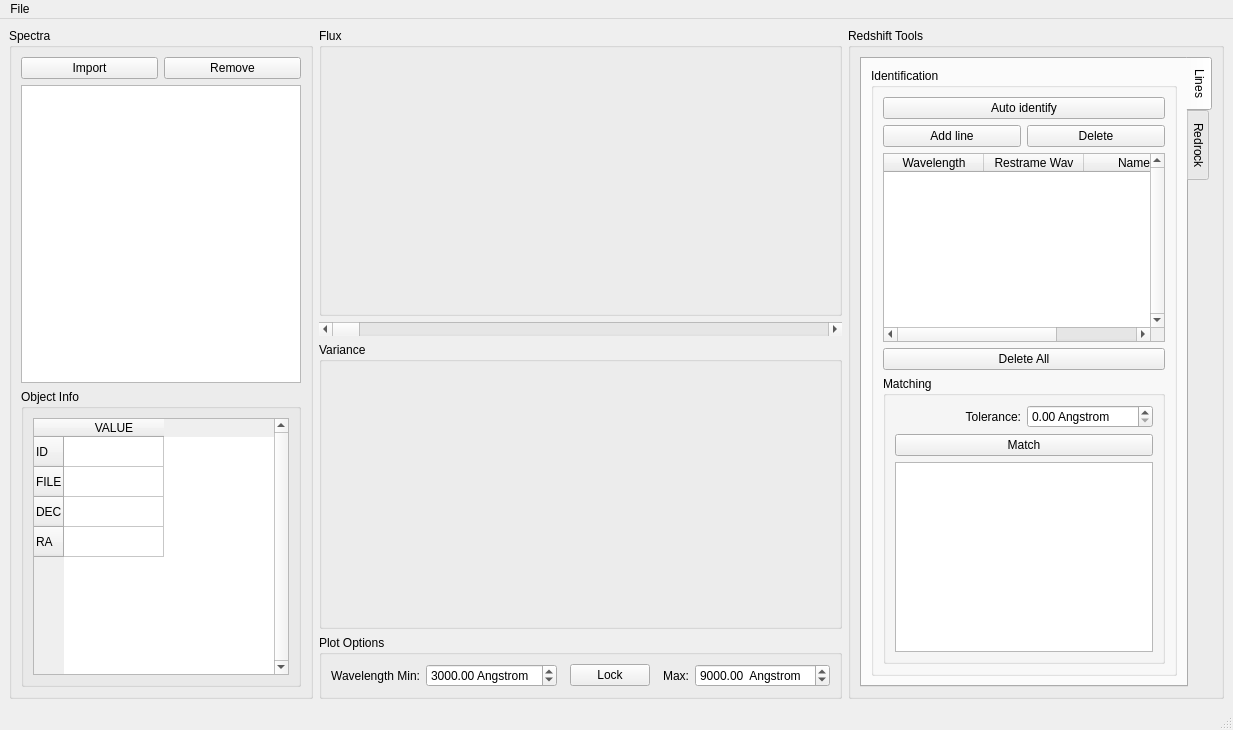
<?xml version="1.0" encoding="UTF-8"?>
<ui version="4.0">
 <class>MainWindow</class>
 <widget class="QMainWindow" name="MainWindow">
  <property name="geometry">
   <rect>
    <x>0</x>
    <y>0</y>
    <width>1233</width>
    <height>730</height>
   </rect>
  </property>
  <property name="sizePolicy">
   <sizepolicy hsizetype="Minimum" vsizetype="Preferred">
    <horstretch>0</horstretch>
    <verstretch>0</verstretch>
   </sizepolicy>
  </property>
  <property name="windowTitle">
   <string>MainWindow</string>
  </property>
  <widget class="QWidget" name="centralwidget">
   <layout class="QHBoxLayout" name="horizontalLayout">
    <item>
     <widget class="QGroupBox" name="verticalGroupBox">
      <property name="sizePolicy">
       <sizepolicy hsizetype="Minimum" vsizetype="Expanding">
        <horstretch>0</horstretch>
        <verstretch>0</verstretch>
       </sizepolicy>
      </property>
      <property name="minimumSize">
       <size>
        <width>0</width>
        <height>0</height>
       </size>
      </property>
      <property name="autoFillBackground">
       <bool>false</bool>
      </property>
      <property name="title">
       <string>Spectra</string>
      </property>
      <property name="checkable">
       <bool>false</bool>
      </property>
      <layout class="QVBoxLayout" name="verticalLayout">
       <item>
        <layout class="QGridLayout" name="gridLayout">
         <item row="1" column="0">
          <widget class="QPushButton" name="importSpecPushButton">
           <property name="text">
            <string>Import</string>
           </property>
          </widget>
         </item>
         <item row="1" column="1">
          <widget class="QPushButton" name="removeSpecPushButton">
           <property name="text">
            <string>Remove</string>
           </property>
          </widget>
         </item>
        </layout>
       </item>
       <item>
        <widget class="QListWidget" name="specListWidget">
         <property name="sizePolicy">
          <sizepolicy hsizetype="Minimum" vsizetype="Expanding">
           <horstretch>0</horstretch>
           <verstretch>0</verstretch>
          </sizepolicy>
         </property>
        </widget>
       </item>
       <item>
        <widget class="QGroupBox" name="groupBox_3">
         <property name="sizePolicy">
          <sizepolicy hsizetype="Preferred" vsizetype="MinimumExpanding">
           <horstretch>0</horstretch>
           <verstretch>0</verstretch>
          </sizepolicy>
         </property>
         <property name="title">
          <string>Object Info</string>
         </property>
         <layout class="QVBoxLayout" name="verticalLayout_3">
          <item>
           <widget class="QTableWidget" name="objPropertiesTableWidget">
            <property name="sizePolicy">
             <sizepolicy hsizetype="Minimum" vsizetype="Expanding">
              <horstretch>0</horstretch>
              <verstretch>0</verstretch>
             </sizepolicy>
            </property>
            <property name="verticalScrollBarPolicy">
             <enum>Qt::ScrollBarAlwaysOn</enum>
            </property>
            <row>
             <property name="text">
              <string>ID</string>
             </property>
            </row>
            <row>
             <property name="text">
              <string>FILE</string>
             </property>
            </row>
            <row>
             <property name="text">
              <string>DEC</string>
             </property>
            </row>
            <row>
             <property name="text">
              <string>RA</string>
             </property>
            </row>
            <column>
             <property name="text">
              <string>VALUE</string>
             </property>
             <property name="font">
              <font>
               <bold>false</bold>
              </font>
             </property>
            </column>
           </widget>
          </item>
         </layout>
        </widget>
       </item>
      </layout>
     </widget>
    </item>
    <item>
     <layout class="QVBoxLayout" name="verticalLayout_2">
      <item>
       <widget class="QGroupBox" name="fluxGroupBox">
        <property name="sizePolicy">
         <sizepolicy hsizetype="Expanding" vsizetype="Expanding">
          <horstretch>0</horstretch>
          <verstretch>0</verstretch>
         </sizepolicy>
        </property>
        <property name="title">
         <string>Flux</string>
        </property>
        <property name="flat">
         <bool>false</bool>
        </property>
        <layout class="QGridLayout" name="fluxGroupBoxGridLayout"/>
       </widget>
      </item>
      <item>
       <widget class="QScrollBar" name="waveHorizontalScrollBar">
        <property name="sizePolicy">
         <sizepolicy hsizetype="Expanding" vsizetype="Fixed">
          <horstretch>0</horstretch>
          <verstretch>0</verstretch>
         </sizepolicy>
        </property>
        <property name="minimum">
         <number>3000</number>
        </property>
        <property name="maximum">
         <number>9000</number>
        </property>
        <property name="value">
         <number>3000</number>
        </property>
        <property name="orientation">
         <enum>Qt::Horizontal</enum>
        </property>
       </widget>
      </item>
      <item>
       <widget class="QGroupBox" name="varianceGroupBox">
        <property name="sizePolicy">
         <sizepolicy hsizetype="Expanding" vsizetype="Expanding">
          <horstretch>0</horstretch>
          <verstretch>0</verstretch>
         </sizepolicy>
        </property>
        <property name="title">
         <string>Variance</string>
        </property>
        <property name="flat">
         <bool>false</bool>
        </property>
        <layout class="QGridLayout" name="varGroupBoxGridLayout"/>
       </widget>
      </item>
      <item>
       <widget class="QGroupBox" name="wavelengthGroupBox">
        <property name="enabled">
         <bool>true</bool>
        </property>
        <property name="title">
         <string>Plot Options</string>
        </property>
        <layout class="QVBoxLayout" name="verticalLayout_11">
         <item>
          <layout class="QHBoxLayout" name="horizontalLayout_2">
           <item>
            <widget class="QLabel" name="label">
             <property name="sizePolicy">
              <sizepolicy hsizetype="Minimum" vsizetype="Preferred">
               <horstretch>0</horstretch>
               <verstretch>0</verstretch>
              </sizepolicy>
             </property>
             <property name="text">
              <string>Wavelength Min:</string>
             </property>
             <property name="alignment">
              <set>Qt::AlignRight|Qt::AlignTrailing|Qt::AlignVCenter</set>
             </property>
            </widget>
           </item>
           <item>
            <widget class="QDoubleSpinBox" name="wavMindoubleSpinBox">
             <property name="enabled">
              <bool>true</bool>
             </property>
             <property name="suffix">
              <string> Angstrom</string>
             </property>
             <property name="maximum">
              <double>99999.000000000000000</double>
             </property>
             <property name="singleStep">
              <double>10.000000000000000</double>
             </property>
             <property name="value">
              <double>3000.000000000000000</double>
             </property>
            </widget>
           </item>
           <item>
            <spacer name="horizontalSpacer">
             <property name="orientation">
              <enum>Qt::Horizontal</enum>
             </property>
             <property name="sizeHint" stdset="0">
              <size>
               <width>40</width>
               <height>20</height>
              </size>
             </property>
            </spacer>
           </item>
           <item>
            <widget class="QPushButton" name="wavLockPushButton">
             <property name="text">
              <string>Lock</string>
             </property>
             <property name="checkable">
              <bool>true</bool>
             </property>
            </widget>
           </item>
           <item>
            <spacer name="horizontalSpacer_2">
             <property name="orientation">
              <enum>Qt::Horizontal</enum>
             </property>
             <property name="sizeHint" stdset="0">
              <size>
               <width>40</width>
               <height>20</height>
              </size>
             </property>
            </spacer>
           </item>
           <item>
            <widget class="QLabel" name="label_2">
             <property name="sizePolicy">
              <sizepolicy hsizetype="Minimum" vsizetype="Preferred">
               <horstretch>0</horstretch>
               <verstretch>0</verstretch>
              </sizepolicy>
             </property>
             <property name="text">
              <string>Max:</string>
             </property>
             <property name="alignment">
              <set>Qt::AlignRight|Qt::AlignTrailing|Qt::AlignVCenter</set>
             </property>
            </widget>
           </item>
           <item>
            <widget class="QDoubleSpinBox" name="wavMaxdoubleSpinBox">
             <property name="enabled">
              <bool>true</bool>
             </property>
             <property name="suffix">
              <string>  Angstrom</string>
             </property>
             <property name="maximum">
              <double>99999.000000000000000</double>
             </property>
             <property name="value">
              <double>9000.000000000000000</double>
             </property>
            </widget>
           </item>
          </layout>
         </item>
        </layout>
       </widget>
      </item>
     </layout>
    </item>
    <item>
     <widget class="QGroupBox" name="groupBox_2">
      <property name="sizePolicy">
       <sizepolicy hsizetype="Minimum" vsizetype="Preferred">
        <horstretch>0</horstretch>
        <verstretch>0</verstretch>
       </sizepolicy>
      </property>
      <property name="title">
       <string>Redshift Tools</string>
      </property>
      <layout class="QVBoxLayout" name="verticalLayout_4">
       <item>
        <widget class="QTabWidget" name="tabWidget">
         <property name="sizePolicy">
          <sizepolicy hsizetype="Minimum" vsizetype="Expanding">
           <horstretch>0</horstretch>
           <verstretch>0</verstretch>
          </sizepolicy>
         </property>
         <property name="tabPosition">
          <enum>QTabWidget::East</enum>
         </property>
         <property name="tabShape">
          <enum>QTabWidget::Rounded</enum>
         </property>
         <property name="currentIndex">
          <number>0</number>
         </property>
         <widget class="QWidget" name="tab_lines">
          <attribute name="title">
           <string>Lines</string>
          </attribute>
          <layout class="QVBoxLayout" name="verticalLayout_5">
           <item>
            <widget class="QGroupBox" name="groupBox_4">
             <property name="sizePolicy">
              <sizepolicy hsizetype="Minimum" vsizetype="Preferred">
               <horstretch>0</horstretch>
               <verstretch>0</verstretch>
              </sizepolicy>
             </property>
             <property name="title">
              <string>Identification</string>
             </property>
             <layout class="QVBoxLayout" name="verticalLayout_6">
              <item>
               <widget class="QPushButton" name="linesAutoPushButton">
                <property name="text">
                 <string>Auto identify</string>
                </property>
               </widget>
              </item>
              <item>
               <layout class="QHBoxLayout" name="horizontalLayout_4">
                <item>
                 <widget class="QPushButton" name="addLinePushButton">
                  <property name="text">
                   <string>Add line</string>
                  </property>
                 </widget>
                </item>
                <item>
                 <widget class="QPushButton" name="deleteLinePushButton">
                  <property name="text">
                   <string>Delete</string>
                  </property>
                 </widget>
                </item>
               </layout>
              </item>
              <item>
               <widget class="QTableWidget" name="linesTableWidget">
                <property name="sizePolicy">
                 <sizepolicy hsizetype="Minimum" vsizetype="Expanding">
                  <horstretch>0</horstretch>
                  <verstretch>0</verstretch>
                 </sizepolicy>
                </property>
                <property name="verticalScrollBarPolicy">
                 <enum>Qt::ScrollBarAlwaysOn</enum>
                </property>
                <property name="columnCount">
                 <number>3</number>
                </property>
                <column>
                 <property name="text">
                  <string>Wavelength</string>
                 </property>
                </column>
                <column>
                 <property name="text">
                  <string>Restrame Wav</string>
                 </property>
                </column>
                <column>
                 <property name="text">
                  <string>Name</string>
                 </property>
                </column>
               </widget>
              </item>
              <item>
               <widget class="QPushButton" name="deleteLinesPushButton">
                <property name="text">
                 <string>Delete All</string>
                </property>
               </widget>
              </item>
              <item>
               <widget class="QGroupBox" name="groupBox_7">
                <property name="title">
                 <string>Matching</string>
                </property>
                <layout class="QVBoxLayout" name="verticalLayout_10">
                 <item>
                  <layout class="QHBoxLayout" name="horizontalLayout_5">
                   <item>
                    <widget class="QLabel" name="label_3">
                     <property name="text">
                      <string>Tolerance:</string>
                     </property>
                     <property name="alignment">
                      <set>Qt::AlignRight|Qt::AlignTrailing|Qt::AlignVCenter</set>
                     </property>
                    </widget>
                   </item>
                   <item>
                    <widget class="QDoubleSpinBox" name="linedMatchingTolDoubleSpinBox">
                     <property name="suffix">
                      <string> Angstrom</string>
                     </property>
                     <property name="maximum">
                      <double>999.000000000000000</double>
                     </property>
                     <property name="singleStep">
                      <double>0.001000000000000</double>
                     </property>
                    </widget>
                   </item>
                  </layout>
                 </item>
                 <item>
                  <widget class="QPushButton" name="doLinesMatchingPushButton">
                   <property name="text">
                    <string>Match</string>
                   </property>
                  </widget>
                 </item>
                 <item>
                  <widget class="QListView" name="linesMarchingResListView"/>
                 </item>
                </layout>
               </widget>
              </item>
             </layout>
            </widget>
           </item>
          </layout>
         </widget>
         <widget class="QWidget" name="tab_rr">
          <attribute name="title">
           <string>Redrock</string>
          </attribute>
          <layout class="QVBoxLayout" name="verticalLayout_7">
           <item>
            <widget class="QGroupBox" name="groupBox_5">
             <property name="title">
              <string>Options</string>
             </property>
             <layout class="QVBoxLayout" name="verticalLayout_8">
              <item>
               <widget class="QRadioButton" name="radioButton">
                <property name="text">
                 <string>for current object</string>
                </property>
                <property name="checked">
                 <bool>true</bool>
                </property>
               </widget>
              </item>
              <item>
               <widget class="QRadioButton" name="radioButton_2">
                <property name="text">
                 <string>for selected objects</string>
                </property>
               </widget>
              </item>
              <item>
               <widget class="QRadioButton" name="radioButton_3">
                <property name="text">
                 <string>for all objects</string>
                </property>
               </widget>
              </item>
             </layout>
            </widget>
           </item>
           <item>
            <widget class="QGroupBox" name="groupBox_6">
             <property name="title">
              <string>Status</string>
             </property>
             <layout class="QVBoxLayout" name="verticalLayout_9">
              <item>
               <widget class="QTextEdit" name="textEdit">
                <property name="verticalScrollBarPolicy">
                 <enum>Qt::ScrollBarAlwaysOn</enum>
                </property>
                <property name="horizontalScrollBarPolicy">
                 <enum>Qt::ScrollBarAlwaysOn</enum>
                </property>
                <property name="undoRedoEnabled">
                 <bool>false</bool>
                </property>
                <property name="readOnly">
                 <bool>true</bool>
                </property>
                <property name="markdown">
                 <string notr="true"/>
                </property>
                <property name="html">
                 <string notr="true">&lt;!DOCTYPE HTML PUBLIC &quot;-//W3C//DTD HTML 4.0//EN&quot; &quot;http://www.w3.org/TR/REC-html40/strict.dtd&quot;&gt;
&lt;html&gt;&lt;head&gt;&lt;meta name=&quot;qrichtext&quot; content=&quot;1&quot; /&gt;&lt;meta charset=&quot;utf-8&quot; /&gt;&lt;style type=&quot;text/css&quot;&gt;
p, li { white-space: pre-wrap; }
hr { height: 1px; border-width: 0; }
li.unchecked::marker { content: &quot;\2610&quot;; }
li.checked::marker { content: &quot;\2612&quot;; }
&lt;/style&gt;&lt;/head&gt;&lt;body style=&quot; font-family:'Sans Serif'; font-size:9pt; font-weight:400; font-style:normal;&quot;&gt;
&lt;p style=&quot;-qt-paragraph-type:empty; margin-top:0px; margin-bottom:0px; margin-left:0px; margin-right:0px; -qt-block-indent:0; text-indent:0px; font-family:'Noto Sans'; font-size:10pt;&quot;&gt;&lt;br /&gt;&lt;/p&gt;&lt;/body&gt;&lt;/html&gt;</string>
                </property>
                <property name="placeholderText">
                 <string notr="true"/>
                </property>
               </widget>
              </item>
              <item>
               <widget class="QProgressBar" name="progressBar">
                <property name="value">
                 <number>0</number>
                </property>
               </widget>
              </item>
             </layout>
            </widget>
           </item>
           <item>
            <widget class="QPushButton" name="pushButton_7">
             <property name="text">
              <string>Run</string>
             </property>
            </widget>
           </item>
          </layout>
         </widget>
        </widget>
       </item>
      </layout>
     </widget>
    </item>
   </layout>
  </widget>
  <widget class="QMenuBar" name="menubar">
   <property name="geometry">
    <rect>
     <x>0</x>
     <y>0</y>
     <width>1233</width>
     <height>22</height>
    </rect>
   </property>
   <widget class="QMenu" name="menuFile">
    <property name="title">
     <string>File</string>
    </property>
    <addaction name="actionOpen_List"/>
    <addaction name="actionSave_List"/>
    <addaction name="actionImport_spectra"/>
    <addaction name="separator"/>
    <addaction name="actionClose_all"/>
    <addaction name="separator"/>
    <addaction name="actionExit"/>
   </widget>
   <addaction name="menuFile"/>
  </widget>
  <widget class="QStatusBar" name="statusbar"/>
  <action name="actionOpen_List">
   <property name="text">
    <string>Open List</string>
   </property>
  </action>
  <action name="actionSave_List">
   <property name="text">
    <string>Save List</string>
   </property>
  </action>
  <action name="actionImport_spectra">
   <property name="text">
    <string>Import spectra</string>
   </property>
  </action>
  <action name="actionExit">
   <property name="text">
    <string>Exit</string>
   </property>
  </action>
  <action name="actionClose_all">
   <property name="text">
    <string>Remove All</string>
   </property>
  </action>
 </widget>
 <resources/>
 <connections>
  <connection>
   <sender>wavLockPushButton</sender>
   <signal>toggled(bool)</signal>
   <receiver>wavMaxdoubleSpinBox</receiver>
   <slot>setDisabled(bool)</slot>
   <hints>
    <hint type="sourcelabel">
     <x>611</x>
     <y>671</y>
    </hint>
    <hint type="destinationlabel">
     <x>761</x>
     <y>671</y>
    </hint>
   </hints>
  </connection>
  <connection>
   <sender>wavLockPushButton</sender>
   <signal>toggled(bool)</signal>
   <receiver>wavMindoubleSpinBox</receiver>
   <slot>setDisabled(bool)</slot>
   <hints>
    <hint type="sourcelabel">
     <x>611</x>
     <y>671</y>
    </hint>
    <hint type="destinationlabel">
     <x>496</x>
     <y>671</y>
    </hint>
   </hints>
  </connection>
 </connections>
</ui>
